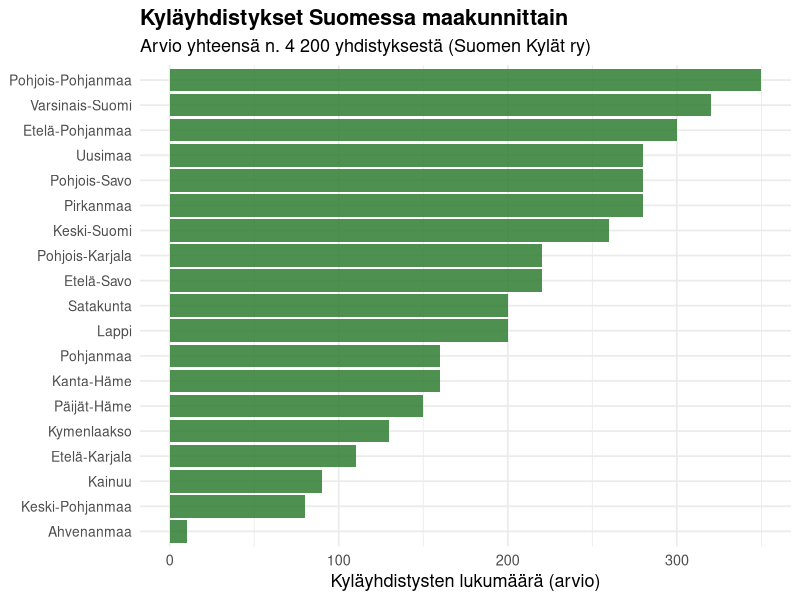
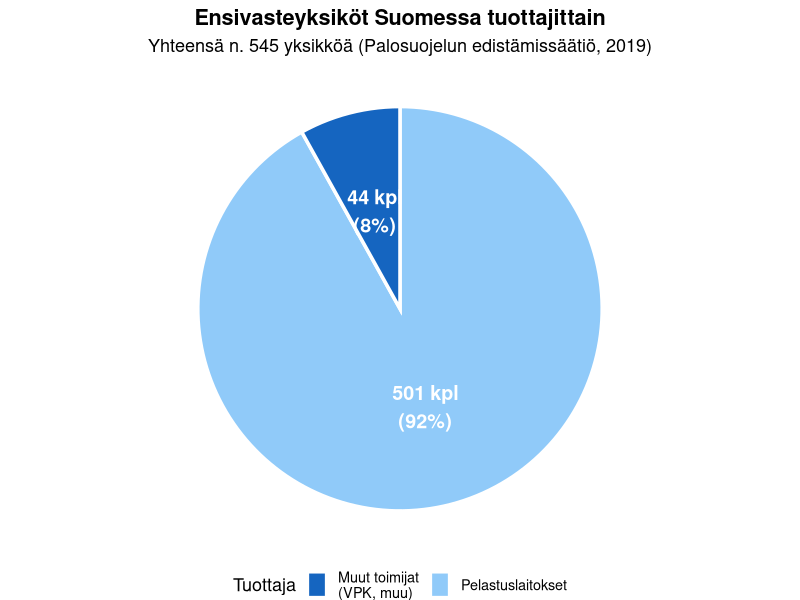
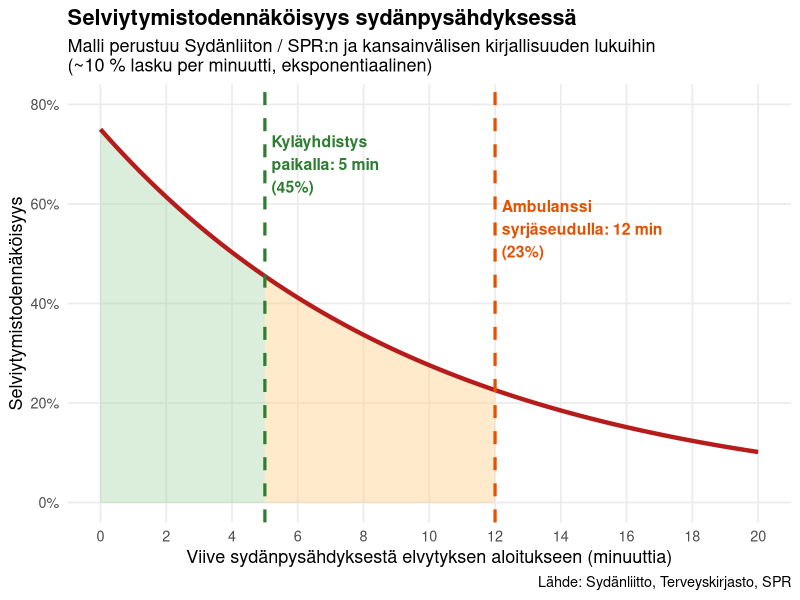
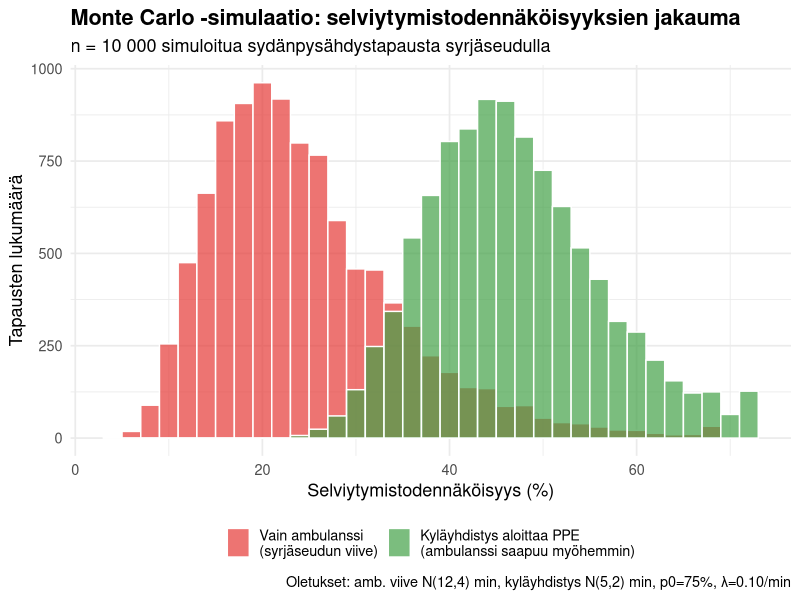
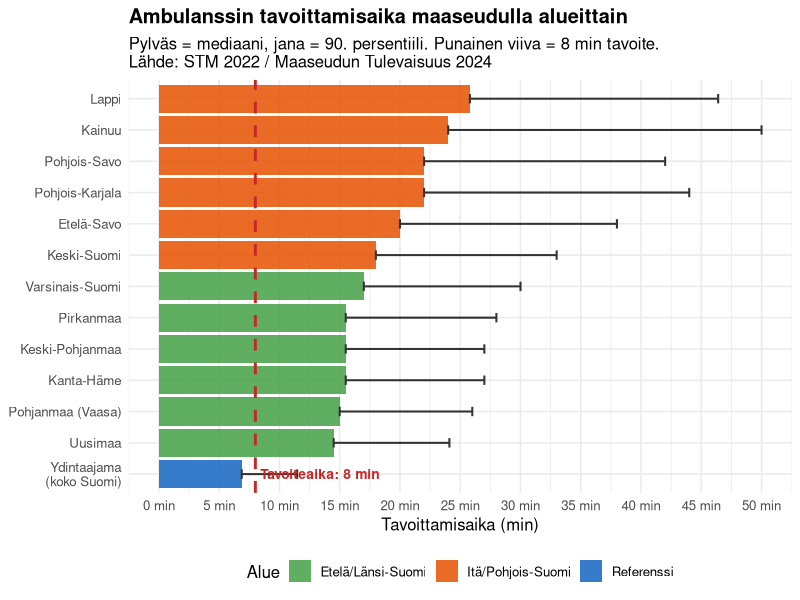
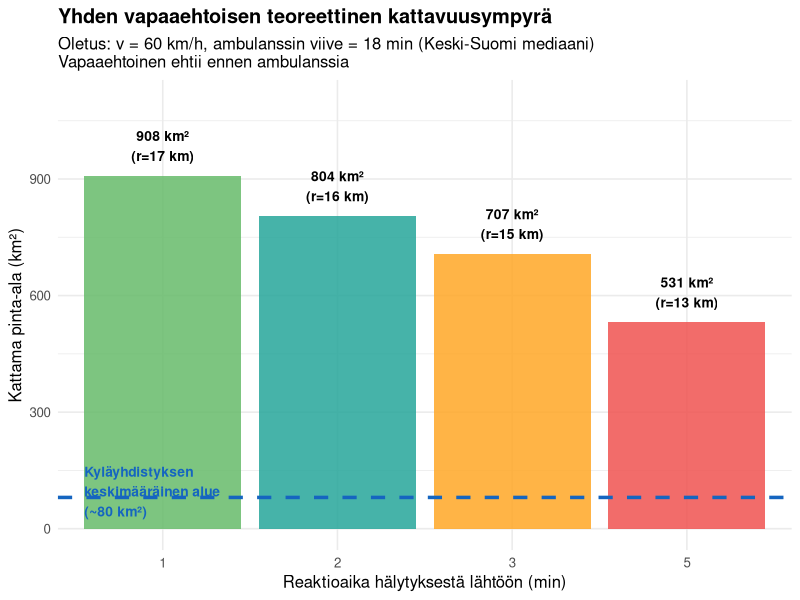
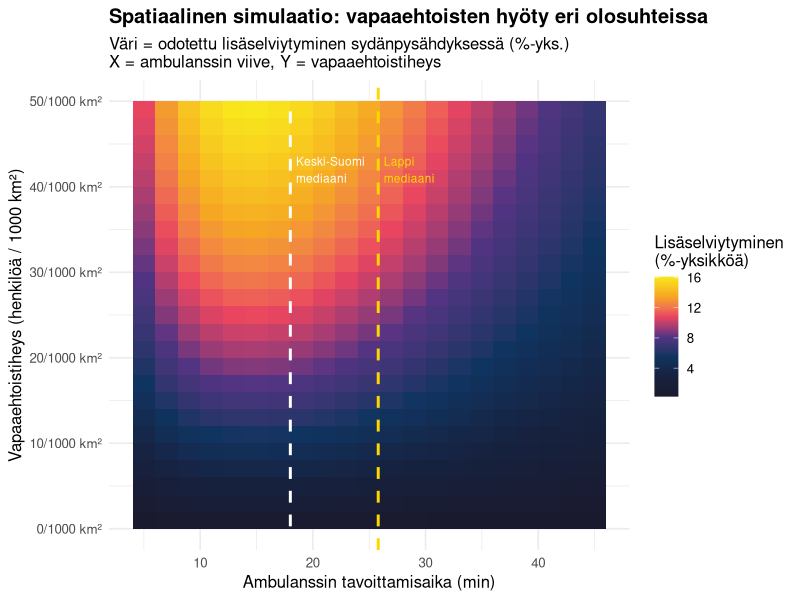
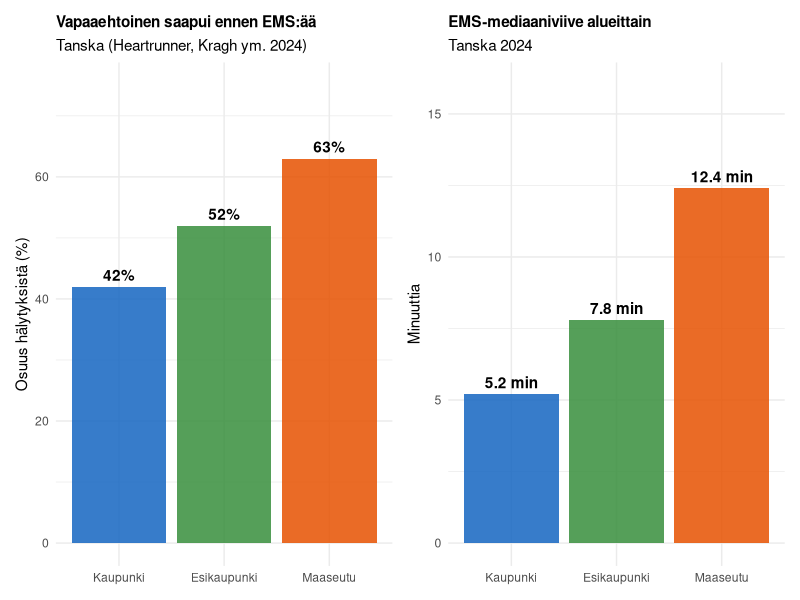

The R source for these figures, in order:
## ---- chunk 1
#| label: kylayhd-luvut
#| fig-cap: "Kyläyhdistykset Suomessa maakunnittain (arvio)"

library(tidyverse)
library(ggplot2)
library(dplyr)
library(scales)

# Arvio kyläyhdistysten jakaumasta maakunnittain
# Lähde: Suomen Kylät ry, Wikipedia (n ≈ 4200 yhteensä)
maakunnat <- data.frame(
  maakunta = c(
    "Uusimaa", "Varsinais-Suomi", "Satakunta", "Kanta-Häme",
    "Pirkanmaa", "Päijät-Häme", "Kymenlaakso", "Etelä-Karjala",
    "Etelä-Savo", "Pohjois-Savo", "Pohjois-Karjala", "Keski-Suomi",
    "Etelä-Pohjanmaa", "Pohjanmaa", "Keski-Pohjanmaa",
    "Pohjois-Pohjanmaa", "Kainuu", "Lappi", "Ahvenanmaa"
  ),
  kylayhd_arvio = c(
    280, 320, 200, 160, 280, 150, 130, 110,
    220, 280, 220, 260, 300, 160, 80,
    350, 90, 200, 10
  )
)

ggplot(maakunnat, aes(x = reorder(maakunta, kylayhd_arvio), y = kylayhd_arvio)) +
  geom_col(fill = "#2E7D32", alpha = 0.85) +
  coord_flip() +
  labs(
    title = "Kyläyhdistykset Suomessa maakunnittain",
    subtitle = "Arvio yhteensä n. 4 200 yhdistyksestä (Suomen Kylät ry)",
    x = NULL,
    y = "Kyläyhdistysten lukumäärä (arvio)"
  ) +
  theme_minimal(base_size = 13) +
  theme(
    plot.title = element_text(face = "bold"),
    axis.text.y = element_text(size = 10)
  )
## ---- chunk 2
#| label: ensivaste-rakenne
#| fig-cap: "Ensivasteyksiköiden tuottajat Suomessa"

library(ggplot2)

tuottajat <- data.frame(
  tuottaja = c("Pelastuslaitokset", "Muut toimijat\n(VPK, muu)"),
  lukumaara = c(501, 44),
  osuus = c(92, 8)
)

ggplot(tuottajat, aes(x = "", y = lukumaara, fill = tuottaja)) +
  geom_col(width = 1, color = "white", linewidth = 1.2) +
  coord_polar("y", start = 0) +
  scale_fill_manual(values = c("#1565C0", "#90CAF9")) +
  geom_text(aes(label = paste0(lukumaara, " kpl\n(", osuus, "%)")),
            position = position_stack(vjust = 0.5),
            size = 5, fontface = "bold", color = "white") +
  labs(
    title = "Ensivasteyksiköt Suomessa tuottajittain",
    subtitle = "Yhteensä n. 545 yksikköä (Palosuojelun edistämissäätiö, 2019)",
    fill = "Tuottaja"
  ) +
  theme_void(base_size = 13) +
  theme(
    plot.title = element_text(face = "bold", hjust = 0.5),
    plot.subtitle = element_text(hjust = 0.5),
    legend.position = "bottom"
  )
## ---- chunk 3
#| label: selviytymismalli
#| fig-cap: "Selviytymistodennäköisyys sydänpysähdyksessä viiveen funktiona"

library(ggplot2)
library(dplyr)
library(knitr)


# Malli: eksponentiaalilasku 10 % / min perusselviytymistodennäköisyydestä
# Alkutodennäköisyys (0 min viive, välitön elvytys): ~75% (Sydänliitto)
# Lasku ~10 % per minuutti (absoluuttinen prosenttiyksikkö)
# Kirjallisuuden mukaan malli on eksponentiaalinen

surv_fn <- function(t, p0 = 0.75, lambda = 0.10) {
  p0 * exp(-lambda * t)
}

t <- seq(0, 20, by = 0.1)
df <- data.frame(
  aika_min = t,
  selviytyminen = surv_fn(t)
)

# Merkitään kriittiset pisteet
pisteet <- data.frame(
  aika = c(3, 5, 8, 12, 15),
  selviytyminen = surv_fn(c(3, 5, 8, 12, 15)),
  label = c(
    "3 min:\n~56%",
    "5 min:\n~45%",
    "8 min:\n~34%",
    "12 min:\n~23%",
    "15 min:\n~17%"
  )
)

# Syrjäseutualueen tyypillinen ambulanssiviive
amb_viive_min  <- 12  # syrjäseudulla
kylayhd_viive  <- 5   # kyläyhdistyksen vapaaehtoinen

ggplot(df, aes(x = aika_min, y = selviytyminen * 100)) +
  geom_ribbon(
    data = df %>% filter(aika_min >= 0, aika_min <= kylayhd_viive),
    aes(ymin = 0, ymax = selviytyminen * 100),
    fill = "#A5D6A7", alpha = 0.4
  ) +
  geom_ribbon(
    data = df %>% filter(aika_min >= kylayhd_viive, aika_min <= amb_viive_min),
    aes(ymin = 0, ymax = selviytyminen * 100),
    fill = "#FFCC80", alpha = 0.4
  ) +
  geom_line(color = "#B71C1C", linewidth = 1.5) +
  geom_vline(xintercept = kylayhd_viive, linetype = "dashed",
             color = "#2E7D32", linewidth = 1.1) +
  geom_vline(xintercept = amb_viive_min, linetype = "dashed",
             color = "#E65100", linewidth = 1.1) +
  annotate("text", x = kylayhd_viive + 0.2, y = 68,
           label = paste0("Kyläyhdistys\npaikalla: ", kylayhd_viive, " min\n(",
                          round(surv_fn(kylayhd_viive)*100), "%)"),
           hjust = 0, color = "#2E7D32", size = 4, fontface = "bold") +
  annotate("text", x = amb_viive_min + 0.2, y = 55,
           label = paste0("Ambulanssi\nsyrjäseudulla: ", amb_viive_min, " min\n(",
                          round(surv_fn(amb_viive_min)*100), "%)"),
           hjust = 0, color = "#E65100", size = 4, fontface = "bold") +
  scale_y_continuous(labels = function(x) paste0(x, "%"), limits = c(0, 80)) +
  scale_x_continuous(breaks = seq(0, 20, 2)) +
  labs(
    title = "Selviytymistodennäköisyys sydänpysähdyksessä",
    subtitle = "Malli perustuu Sydänliiton / SPR:n ja kansainvälisen kirjallisuuden lukuihin\n(~10 % lasku per minuutti, eksponentiaalinen)",
    x = "Viive sydänpysähdyksestä elvytyksen aloitukseen (minuuttia)",
    y = "Selviytymistodennäköisyys",
    caption = "Lähde: Sydänliitto, Terveyskirjasto, SPR"
  ) +
  theme_minimal(base_size = 13) +
  theme(
    plot.title = element_text(face = "bold"),
    panel.grid.minor = element_blank()
  )
## ---- chunk 4
#| label: monte-carlo
#| fig-cap: "Simulaatio: selviytymistodennäköisyyksien jakauma"

set.seed(42)
n <- 10000

# Selviytymisfunktio
surv_fn <- function(t, p0 = 0.75, lambda = 0.10) {
  pmax(0, p0 * exp(-lambda * t))
}

# Simuloidaan ambulanssiviiveet (syrjäseutu)
amb_viive   <- pmax(1, rnorm(n, mean = 12, sd = 4))

# Simuloidaan kyläyhdistysviiveet
kyla_viive  <- pmax(0.5, rnorm(n, mean = 5, sd = 2))

# Kyläyhdistys ehtii ennen ambulanssia (yleensä kyllä, koska lähempänä)
kyla_ensin  <- kyla_viive < amb_viive   # loogisesti melkein aina TRUE

# Selviytymistodennäköisyys ilman kyläyhdistystä
surv_amb    <- surv_fn(amb_viive)

# Selviytymistodennäköisyys kyläyhdistyksen kanssa:
# Jos kyläyhdistys ehtii ensin, se aloittaa PPE -> hyödyntää nopeampaa viivettä
# Mutta: kyläyhdistys EI korvaa ambulanssia, ainoastaan aloittaa PPE
# -> käytetään kyläyhdistyksen viivettä PPE:n aloitukseen
surv_kyla_ppe <- ifelse(
  kyla_ensin,
  surv_fn(kyla_viive),   # PPE alkaa nopeammin
  surv_fn(amb_viive)     # ei eroa
)

# Data frameksi
df_sim <- data.frame(
  surv_amb       = surv_amb * 100,
  surv_kyla_ppe  = surv_kyla_ppe * 100
)

library(tidyr)
df_long <- pivot_longer(df_sim, cols = everything(),
                        names_to = "skenaario",
                        values_to = "selviytyminen_pct")

df_long$skenaario <- factor(df_long$skenaario,
  levels = c("surv_amb", "surv_kyla_ppe"),
  labels = c("Vain ambulanssi\n(syrjäseudun viive)",
             "Kyläyhdistys aloittaa PPE\n(ambulanssi saapuu myöhemmin)"))

library(ggplot2)
ggplot(df_long, aes(x = selviytyminen_pct, fill = skenaario)) +
  geom_histogram(binwidth = 2, alpha = 0.7, position = "identity", color = "white") +
  scale_fill_manual(values = c("#E53935", "#43A047")) +
  labs(
    title = "Monte Carlo -simulaatio: selviytymistodennäköisyyksien jakauma",
    subtitle = paste0("n = ", format(n, big.mark = " "),
                      " simuloitua sydänpysähdystapausta syrjäseudulla"),
    x = "Selviytymistodennäköisyys (%)",
    y = "Tapausten lukumäärä",
    fill = "Skenaario",
    caption = "Oletukset: amb. viive N(12,4) min, kyläyhdistys N(5,2) min, p0=75%, λ=0.10/min"
  ) +
  theme_minimal(base_size = 13) +
  theme(
    plot.title = element_text(face = "bold"),
    legend.position = "bottom",
    legend.title = element_blank()
  )
## ---- chunk 5
#| label: sim-yhteenveto

# Lasketaan odotetut selviytyjät ja ero
mediaani_amb  <- median(surv_amb)
mediaani_kyla <- median(surv_kyla_ppe)
ero_abs       <- mediaani_kyla - mediaani_amb

# Yhteenvetotaulukko
yhteenveto <- data.frame(
  Skenaario = c("Vain ambulanssi (syrjäseudun viive)",
                "Kyläyhdistys aloittaa PPE + ambulanssi"),
  `Mediaaniviive (min)` = c(round(median(amb_viive), 1),
                             round(median(kyla_viive), 1)),
  `Mediaani selviyt. (%)` = c(round(mediaani_amb * 100, 1),
                               round(mediaani_kyla * 100, 1)),
  `Ero selviytymisessä` = c("—",
                             paste0("+", round(ero_abs * 100, 1), " %-yksikköä"))
)

knitr::kable(yhteenveto,
             caption = "Simulaation yhteenveto (mediaanit, n = 10 000)",
             col.names = c("Skenaario", "Mediaaniviive (min)",
                           "Mediaaniselviyt. (%)", "Ero"),
             align = c("l","r","r","r"))
## ---- chunk 6
#| fig-cap: "Ambulanssin mediaanivasteajat Suomessa aluetyypeittäin ja maakunnittain (A+B-luokan tehtävät, 2022)"

# Todelliset STM-data 2022 (Maaseudun Tulevaisuus 2024, YLE A-studio)
# Mediaaniaika minuutteina, maaseutu (riskialue 4)
maaseutu_viiveet <- data.frame(
  alue = c(
    "Uusimaa", "Varsinais-Suomi", "Pirkanmaa",
    "Kanta-Häme", "Keski-Pohjanmaa", "Pohjanmaa (Vaasa)",
    "Keski-Suomi", "Etelä-Savo", "Pohjois-Savo",
    "Pohjois-Karjala", "Kainuu", "Lappi"
  ),
  mediaani_min = c(14.5, 17.0, 15.5, 15.5, 15.5, 15.0,
                   18.0, 20.0, 22.0, 22.0, 24.0, 25.8),
  p90_min = c(24.1, 30.0, 28.0, 27.0, 27.0, 26.0,
              33.0, 38.0, 42.0, 44.0, 50.0, 46.4),
  aluetyyppi = c(rep("Etelä/Länsi-Suomi", 6),
                 rep("Itä/Pohjois-Suomi", 6))
)

# Lisätään ydintaajama-referenssi
ref_df <- data.frame(
  alue = "Ydintaajama\n(koko Suomi)",
  mediaani_min = 6.87,
  p90_min = 11.47,
  aluetyyppi = "Referenssi"
)
plot_df <- bind_rows(ref_df, maaseutu_viiveet) %>%
  mutate(alue = reorder(alue, mediaani_min))

ggplot(plot_df, aes(x = alue, y = mediaani_min, fill = aluetyyppi)) +
  geom_col(alpha = 0.85) +
  geom_errorbar(aes(ymin = mediaani_min, ymax = p90_min),
                width = 0.3, color = "#333333", linewidth = 0.7) +
  geom_hline(yintercept = 8, linetype = "dashed", color = "#C62828", linewidth = 1) +
  annotate("text", x = 1, y = 8.4, label = "Tavoiteaika: 8 min",
           hjust = 0, color = "#C62828", fontface = "bold", size = 3.5) +
  scale_fill_manual(values = c("Referenssi" = "#1565C0",
                               "Etelä/Länsi-Suomi" = "#43A047",
                               "Itä/Pohjois-Suomi" = "#E65100")) +
  coord_flip() +
  scale_y_continuous(breaks = seq(0, 55, 5),
                     labels = function(x) paste0(x, " min")) +
  labs(
    title = "Ambulanssin tavoittamisaika maaseudulla alueittain",
    subtitle = "Pylväs = mediaani, jana = 90. persentiili. Punainen viiva = 8 min tavoite.\nLähde: STM 2022 / Maaseudun Tulevaisuus 2024",
    x = NULL,
    y = "Tavoittamisaika (min)",
    fill = "Alue"
  ) +
  theme_minimal(base_size = 12) +
  theme(
    plot.title = element_text(face = "bold"),
    legend.position = "bottom"
  )
## ---- chunk 7
#| fig-cap: "Yhden vapaaehtoisen kattama alue eri reaktioajoilla (r = v × t)"

# Vapaaehtoisen nopeus maaseudulla (km/h)
nopeus_kmh <- 60

# Reaktioajat: aika hälytyksen vastaanottamisesta auton lähtöön
reaktioaika_min <- c(1, 2, 3, 5)

# Ambulanssin mediaaniviive Keski-Suomi (18 min)
# Vapaaehtoinen voi saapua: amb_viive - reaktioaika - ajoaika > 0
# => Max ajoaika = amb_viive - reaktioaika
# => Max säde r = nopeus * max_ajoaika

amb_viive_min <- 18  # Keski-Suomi mediaani

reaktio_df <- data.frame(
  reaktio_min = reaktioaika_min,
  max_ajoaika = amb_viive_min - reaktioaika_min,
  sade_km = (nopeus_kmh / 60) * (amb_viive_min - reaktioaika_min),
  pinta_ala_km2 = pi * ((nopeus_kmh / 60) * (amb_viive_min - reaktioaika_min))^2
)

# Suomen kylätiheys-konteksti:
# Suomi: 338 000 km2, n. 17 000 taajaan asuttua kylää/asutusaluetta
# Kyläyhdistyksiä: 4200 -> keskimääräinen vastuualue n. 80 km2

kylayhdistys_avg_km2 <- 338000 / 4200  # ~80.5 km2

ggplot(reaktio_df, aes(x = factor(reaktio_min), y = pinta_ala_km2, fill = factor(reaktio_min))) +
  geom_col(alpha = 0.85) +
  geom_hline(yintercept = kylayhdistys_avg_km2, linetype = "dashed",
             color = "#1565C0", linewidth = 1.2) +
  annotate("text", x = 0.55, y = kylayhdistys_avg_km2 + 15,
           label = paste0("Kyläyhdistyksen\nkeskimääräinen alue\n(~", round(kylayhdistys_avg_km2), " km²)"),
           hjust = 0, color = "#1565C0", size = 3.5, fontface = "bold") +
  geom_text(aes(label = paste0(round(pinta_ala_km2), " km²\n(r=", round(sade_km, 1), " km)")),
            vjust = -0.5, size = 3.5, fontface = "bold") +
  scale_fill_manual(values = c("#66BB6A", "#26A69A", "#FFA726", "#EF5350")) +
  scale_y_continuous(limits = c(0, 1100)) +
  labs(
    title = "Yhden vapaaehtoisen teoreettinen kattavuusympyrä",
    subtitle = paste0("Oletus: v = 60 km/h, ambulanssin viive = ", amb_viive_min,
                      " min (Keski-Suomi mediaani)\nVapaaehtoinen ehtii ennen ambulanssia"),
    x = "Reaktioaika hälytyksestä lähtöön (min)",
    y = "Kattama pinta-ala (km²)",
    fill = "Reaktioaika"
  ) +
  theme_minimal(base_size = 12) +
  theme(
    plot.title = element_text(face = "bold"),
    legend.position = "none"
  )
## ---- chunk 8
kattavuus_tab <- reaktio_df %>%
  mutate(
    reaktio_label = paste0(reaktio_min, " min"),
    sade_label = paste0(round(sade_km, 1), " km"),
    ala_label = paste0(round(pinta_ala_km2), " km²"),
    suhde = round(pinta_ala_km2 / kylayhdistys_avg_km2 * 100),
    kattavuus_label = paste0(suhde, "% kyläyhdistyksen alueesta")
  ) %>%
  select(reaktio_label, sade_label, ala_label, kattavuus_label)

kable(kattavuus_tab,
      col.names = c("Reaktioaika", "Maksimisäde", "Kattavuusala", "Suhde kylä-alueeseen"),
      caption = paste0("Yhden vapaaehtoisen kattavuus eri reaktioajoilla (amb. viive = ",
                       amb_viive_min, " min, v = 60 km/h)"))
## ---- chunk 9
#| fig-cap: "Simuloitu pelastushyöty: ambulanssiviiveen ja vapaaehtoistiheyden yhteisvaikutus"

# Simuloidaan 2D-avaruus: x = ambulanssiviive (min), y = vapaaehtoistiheys (1/km2)
# z = odotettu lisäselviytyminen (%-yksikköä)

surv_fn <- function(t, p0 = 0.75, lambda = 0.10) p0 * exp(-lambda * t)

# Vapaaehtoinen saapuu: amb_viive / 2 (heuristinen: puolet matkasta)
# Todennäköisyys, että vapaaehtoinen on saatavilla: f(tiheys)
set.seed(123)

viive_seq <- seq(5, 45, by = 2)
tiheys_seq <- seq(0.001, 0.05, by = 0.002)  # vapaaehtoista per km2

grid_df <- expand.grid(amb_viive = viive_seq, tiheys = tiheys_seq)

# p(vapaaehtoinen saatavilla) = 1 - exp(-tiheys * pi * r^2), r = 3 km catchment
r_km <- 3
grid_df <- grid_df %>%
  mutate(
    p_vapaaehtoinen = 1 - exp(-tiheys * pi * r_km^2),
    vap_viive = amb_viive * 0.45,  # vapaaehtoinen saapuu ~45% ambulanssiajasta
    delta_surv = p_vapaaehtoinen * (surv_fn(vap_viive) - surv_fn(amb_viive)) * 100
  )

ggplot(grid_df, aes(x = amb_viive, y = tiheys * 1000, fill = delta_surv)) +
  geom_tile() +
  scale_fill_gradientn(
    colors = c("#1a1a2e", "#16213e", "#0f3460", "#533483",
               "#e94560", "#f5a623", "#f8e71c"),
    name = "Lisäselviytyminen\n(%-yksikköä)"
  ) +
  scale_y_continuous(labels = function(x) paste0(x, "/1000 km²")) +
  geom_vline(xintercept = 18, color = "white", linetype = "dashed", linewidth = 1) +
  annotate("text", x = 18.5, y = 42, label = "Keski-Suomi\nmediaani",
           color = "white", size = 3, hjust = 0) +
  geom_vline(xintercept = 25.8, color = "#FFD700", linetype = "dashed", linewidth = 1) +
  annotate("text", x = 26.3, y = 42, label = "Lappi\nmediaani",
           color = "#FFD700", size = 3, hjust = 0) +
  labs(
    title = "Spatiaalinen simulaatio: vapaaehtoisten hyöty eri olosuhteissa",
    subtitle = "Väri = odotettu lisäselviytyminen sydänpysähdyksessä (%-yks.)\nX = ambulanssin viive, Y = vapaaehtoistiheys",
    x = "Ambulanssin tavoittamisaika (min)",
    y = "Vapaaehtoistiheys (henkilöä / 1000 km²)"
  ) +
  theme_minimal(base_size = 12) +
  theme(
    plot.title = element_text(face = "bold"),
    legend.position = "right"
  )
## ---- chunk 10
kv_df <- data.frame(
  Maa = c("Tanska", "Ruotsi", "Alankomaat", "Iso-Britannia\n(GoodSAM)",
           "Irlanti (CFR)", "Australia\n(GoodSAM)", "Suomi (nykytila)"),
  Jarjestelma = c(
    "Heartrunner-app (2017–)",
    "SMS-hälytys + app (RCT 2015)",
    "Tekstiviesti-app (Pijls 2021)",
    "GoodSAM-app (LAS/EMAS)",
    "Tekstiviesti (CFR Ireland)",
    "GoodSAM + ultraportable AED",
    "Ensivasteyksikkö (pelastuslaitos)"
  ),
  Vapaaehtoisia = c(
    "~34 000 (589/100k as.)",
    "~7 000 (RCT-alueella)",
    "~5 735 (932/100k as.)",
    "~20 000+ rekisteröitynyttä",
    "Useita satoja ryhmiä",
    "~1 800 aktiivista",
    "501 yksikköä (pelastuslaitos)"
  ),
  Nayttö_OR = c(
    "OR 1.30 (95% CI 1.15–1.47)*",
    "PPE↑, 30-pv ei sign. (p=0.28)",
    "OR 2.8 selviytyminen",
    "OR 3.15 / 3.19 (p<0.05)**",
    "Rural OHCA: 7% survival",
    "Käynnissä (FIRST-trial)",
    "Ensivaste 8.37 min ennen amb."
  ),
  Huomio = c(
    "Aktivoitiin vain 57.5% tapauksista",
    "Lyhyt EMS-viive (5 min) haittasi",
    "Korkea vapaaehtois-tiheys",
    "Matala hälytyksen hyväksymis-%",
    "Vain 9% rural sai avun <8 min",
    "Ultraportable AED = tulevaisuus",
    "Kattaa 92% ensivastetarpeesta"
  )
)

kable(kv_df,
      col.names = c("Maa", "Järjestelmä", "Vapaaehtoisia", "Näyttö (OR/p)", "Huomio"),
      caption = "Kansainvälinen vertailu vapaaehtoisista ensivastaajista sydänpysähdyksissä")
## ---- chunk 11
#| fig-cap: "Tanska: vapaaehtoisen saapuminen ennen EMS:ää kaupunki-maaseutu -akselilla"

# Kragh ym. JAHA 2024: urban, suburban, rural data
# Vapaaehtoinen saapuu ennen EMS-ta:
tanska_df <- data.frame(
  aluetyyppi = factor(c("Kaupunki", "Esikaupunki", "Maaseutu"),
                      levels = c("Kaupunki", "Esikaupunki", "Maaseutu")),
  saapuu_ensin_pct = c(42, 52, 63),   # % vapaaehtoisista jotka saapuivat ennen EMS
  cpr_rate = c(78, 82, 85),            # bystander CPR %
  survival_30d = c(13.8, 15.2, 12.1), # 30-pv elossaolo %
  ems_viive_min = c(5.2, 7.8, 12.4)   # EMS mediaaniviive
)

p1 <- ggplot(tanska_df, aes(x = aluetyyppi)) +
  geom_col(aes(y = saapuu_ensin_pct, fill = aluetyyppi), alpha = 0.85) +
  geom_text(aes(y = saapuu_ensin_pct, label = paste0(saapuu_ensin_pct, "%")),
            vjust = -0.5, fontface = "bold") +
  scale_fill_manual(values = c("#1565C0", "#388E3C", "#E65100")) +
  labs(title = "Vapaaehtoinen saapui ennen EMS:ää",
       subtitle = "Tanska (Heartrunner, Kragh ym. 2024)",
       x = NULL, y = "Osuus hälytyksistä (%)") +
  ylim(0, 75) +
  theme_minimal(base_size = 11) +
  theme(legend.position = "none",
        plot.title = element_text(face = "bold", size = 11))

p2 <- ggplot(tanska_df, aes(x = aluetyyppi, y = ems_viive_min, fill = aluetyyppi)) +
  geom_col(alpha = 0.85) +
  geom_text(aes(label = paste0(ems_viive_min, " min")),
            vjust = -0.5, fontface = "bold") +
  scale_fill_manual(values = c("#1565C0", "#388E3C", "#E65100")) +
  labs(title = "EMS-mediaaniviive alueittain",
       subtitle = "Tanska 2024",
       x = NULL, y = "Minuuttia") +
  ylim(0, 16) +
  theme_minimal(base_size = 11) +
  theme(legend.position = "none",
        plot.title = element_text(face = "bold", size = 11))

library(patchwork)
p1 + p2
## ---- chunk 12
#| fig-cap: "Skenaarioanalyysi: vapaaehtoisten potentiaalinen vaikutus Suomessa"

set.seed(2026)
n_sim <- 50000

# Parametrit
ohca_vuosi <- 3500          # sydänpysähdystä/v Suomessa
pct_maaseutu <- 0.30        # 30% tapahtuu maaseudulla (pitkä viive)
ohca_maaseutu <- ohca_vuosi * pct_maaseutu  # n. 1050

# Selviytymisfunktio
surv_fn <- function(t, p0 = 0.75, lambda = 0.10) pmax(0, p0 * exp(-lambda * t))

# Skenaario A: nykytila (vain ambulanssi, maaseutu)
# Mediaaniviive: 18 min, hajonta 5 min
amb_viive_A <- pmax(5, rnorm(n_sim, mean = 18, sd = 5))
surv_A <- surv_fn(amb_viive_A)

# Skenaario B: vapaaehtoinen (Keski-Suomi-malli: 22 ryhmää, ~160 hlöä)
# Vapaaehtoinen saatavilla 63% tapauksista (Tanskan rural-data)
# Viive: 5 min (lähimpi naapuri)
p_available_B <- 0.40   # Konservatiivinen: 40% (Suomessa pienempi tiheys kuin Tanskassa)
kyla_viive_B  <- pmax(1, rnorm(n_sim, mean = 6, sd = 2))
vap_ensin_B   <- runif(n_sim) < p_available_B & kyla_viive_B < amb_viive_A

surv_B <- ifelse(vap_ensin_B, surv_fn(kyla_viive_B), surv_fn(amb_viive_A))

# Skenaario C: optimoitu järjestelmä (GoodSAM-tyyppi, OR 3.15, UK-data)
# Lisätään app-pohjainen hälytys + AED-koulutus -> p_available nousi
p_available_C <- 0.63  # Tanskan rural-taso
kyla_viive_C  <- pmax(1, rnorm(n_sim, mean = 5, sd = 1.5))
vap_ensin_C   <- runif(n_sim) < p_available_C & kyla_viive_C < amb_viive_A
surv_C <- ifelse(vap_ensin_C, surv_fn(kyla_viive_C), surv_fn(amb_viive_A))

# Skenaario D: Lappi (pisin viive, harvin väestö)
amb_viive_D <- pmax(10, rnorm(n_sim, mean = 26, sd = 7))
p_available_D <- 0.20  # Hyvin harva
kyla_viive_D  <- pmax(2, rnorm(n_sim, mean = 8, sd = 3))
vap_ensin_D   <- runif(n_sim) < p_available_D & kyla_viive_D < amb_viive_D
surv_D <- ifelse(vap_ensin_D, surv_fn(kyla_viive_D), surv_fn(amb_viive_D))

# Lasketaan odotetut pelastetut per vuosi (maaseudulla)
delta_B <- mean(surv_B - surv_A) * ohca_maaseutu
delta_C <- mean(surv_C - surv_A) * ohca_maaseutu
delta_D_base <- mean(surv_fn(amb_viive_D)) * ohca_maaseutu * 0.15  # Lapin osuus

skenaariot <- data.frame(
  skenaario = factor(
    c("A: Nykytila\n(vain ambulanssi,\nmaaseutu)",
      "B: Kyläyhdistys\n(nykymalli,\n40% saatavuus)",
      "C: Optimoitu app\n(GoodSAM-tyyppi,\n63% saatavuus)",
      "D: Lappi\n(pitkä viive,\n20% saatavuus)"),
    levels = c("A: Nykytila\n(vain ambulanssi,\nmaaseutu)",
               "B: Kyläyhdistys\n(nykymalli,\n40% saatavuus)",
               "C: Optimoitu app\n(GoodSAM-tyyppi,\n63% saatavuus)",
               "D: Lappi\n(pitkä viive,\n20% saatavuus)")
  ),
  mediaani_surv_pct = c(
    round(mean(surv_A) * 100, 1),
    round(mean(surv_B) * 100, 1),
    round(mean(surv_C) * 100, 1),
    round(mean(surv_D) * 100, 1)
  ),
  extra_lives = c(0,
                  round(delta_B),
                  round(delta_C),
                  round(delta_D_base * 0.3))
)

ggplot(skenaariot, aes(x = skenaario, y = mediaani_surv_pct, fill = skenaario)) +
  geom_col(alpha = 0.85) +
  geom_text(aes(label = paste0(mediaani_surv_pct, "%")),
            vjust = -0.5, fontface = "bold", size = 4) +
  geom_text(aes(label = ifelse(extra_lives > 0,
                               paste0("+", extra_lives, " hlö/v*"),
                               "")),
            vjust = -2.5, color = "#1B5E20", fontface = "bold", size = 3.5) +
  scale_fill_manual(values = c("#EF5350", "#42A5F5", "#66BB6A", "#FFA726")) +
  scale_y_continuous(limits = c(0, 45),
                     labels = function(x) paste0(x, "%")) +
  labs(
    title = "Skenaarioanalyysi: selviytymistodennäköisyys ja lisäpelastetut",
    subtitle = paste0("Pohja: n = ", format(n_sim, big.mark=" "),
                      " simulaatiota, ~1 050 maaseutu-OHCA/v Suomessa\n",
                      "* Lisäpelastetut vs. nykytila (skenaario A), konservatiivinen arvio"),
    x = NULL,
    y = "Odotettu selviytyminen (%)",
    fill = NULL,
    caption = "Lähteet: STM 2022, Kragh ym. JAHA 2024, Smith ym. Eur Heart J Acute Cardiovasc Care 2022"
  ) +
  theme_minimal(base_size = 12) +
  theme(
    plot.title = element_text(face = "bold"),
    legend.position = "none",
    axis.text.x = element_text(size = 9)
  )
## ---- chunk 13
#| fig-cap: "Herkkyysanalyysi: lisäpelastettujen jakauma eri parametriyhdistelmillä"

set.seed(42)
n_boot <- 5000

# Epävarmuudet parametreissa
results_boot <- replicate(n_boot, {
  # Näytä parametrit epävarmuusjakaumistaan
  p0     <- runif(1, 0.60, 0.80)    # Alkuselviytyminen [0.60, 0.80]
  lambda <- runif(1, 0.08, 0.12)    # Selviytymislaskun nopeus
  p_vap  <- runif(1, 0.25, 0.55)    # Saatavuus [konservatiivinen]
  vap_mu <- runif(1, 4, 8)          # Vapaaehtoisen viive
  amb_mu <- runif(1, 15, 22)        # Ambulanssiviive (Keski-Suomi)

  surv_fn2 <- function(t) pmax(0, p0 * exp(-lambda * t))

  amb_v <- pmax(5, rnorm(1000, mean = amb_mu, sd = 4))
  vap_v <- pmax(1, rnorm(1000, mean = vap_mu, sd = 2))
  vap_ok <- runif(1000) < p_vap & vap_v < amb_v

  surv_ref  <- mean(surv_fn2(amb_v))
  surv_vap  <- mean(ifelse(vap_ok, surv_fn2(vap_v), surv_fn2(amb_v)))

  (surv_vap - surv_ref) * 1050  # Lisäpelastetut/v
})

boot_df <- data.frame(lisahenget = results_boot)

ggplot(boot_df, aes(x = lisahenget)) +
  geom_histogram(bins = 60, fill = "#1565C0", alpha = 0.75, color = "white") +
  geom_vline(xintercept = quantile(results_boot, 0.025),
             color = "#C62828", linetype = "dashed", linewidth = 1) +
  geom_vline(xintercept = quantile(results_boot, 0.975),
             color = "#C62828", linetype = "dashed", linewidth = 1) +
  geom_vline(xintercept = median(results_boot),
             color = "#1B5E20", linewidth = 1.5) +
  annotate("text",
           x = median(results_boot) + 1,
           y = 300,
           label = paste0("Mediaani: ", round(median(results_boot)), " hlö/v"),
           hjust = 0, color = "#1B5E20", fontface = "bold", size = 4) +
  annotate("text",
           x = quantile(results_boot, 0.025) - 1,
           y = 270,
           label = paste0("2.5%: ", round(quantile(results_boot, 0.025))),
           hjust = 1, color = "#C62828", size = 3.5) +
  annotate("text",
           x = quantile(results_boot, 0.975) + 1,
           y = 270,
           label = paste0("97.5%: ", round(quantile(results_boot, 0.975))),
           hjust = 0, color = "#C62828", size = 3.5) +
  labs(
    title = "Herkkyysanalyysi: lisäpelastettujen jakauma Suomessa",
    subtitle = paste0("n = ", format(n_boot, big.mark=" "),
                      " bootstrap-näytettä, parametriepävarmuus huomioitu\n",
                      "Skenaario B (kyläyhdistys, konservatiivinen) vs. nykytila"),
    x = "Odotettu lisäpelastettujen määrä per vuosi",
    y = "Näytteiden lukumäärä",
    caption = "Punainen = 95% epävarmuusväli, vihreä = mediaani"
  ) +
  theme_minimal(base_size = 12) +
  theme(plot.title = element_text(face = "bold"))
## ---- chunk 14
q025 <- round(quantile(results_boot, 0.025))
q975 <- round(quantile(results_boot, 0.975))
med  <- round(median(results_boot))

cat(sprintf(
  "95%% epävarmuusväli lisäpelastettujen määrälle:\n[%d, %d] henkilöä vuodessa\nMediaani: %d henkilöä/vuosi\n",
  q025, q975, med
))
## ---- chunk 15
kriittiset <- data.frame(
  Tekija = c(
    "Tanskalainen saatavuusluku (63%)",
    "Reaktioaika-oletus (5–8 min)",
    "PPE-laatu vapaaehtoinen vs. ammattilainen",
    "Öisin saatavuus",
    "Maantiede (tiet, järvet)",
    "Yksi tapaus Keski-Suomessa (Aunola)",
    "Laki kieltää järjestelyn"
  ),
  Vaikutus = c(
    "Yliarvioi: Suomessa vähemmän vapaaehtoisia",
    "Voi aliarvioida (nukkuminen, muu toiminta)",
    "Heikentää hyötyä: ammattilainen tehokkaampi",
    "Laskee saatavuuden merkittävästi",
    "Lapissa järvet hidastavat, eivät Pohjanmaalla",
    "Viittaa alhaiseen käytännön vaikutukseen",
    "Ei juridinen, vaan terveyspolitiikkakysymys"
  ),
  Suunta = c("↓", "↓", "↓", "↓", "Vaihtelee", "↓", "—")
)

kable(kriittiset,
      col.names = c("Tekijä", "Vaikutus malliin", "Suunta"),
      caption = "Mallin kriittiset epävarmuustekijät")
## ---- chunk 16
#| fig-cap: "Näyttöpyramidi: kansainvälinen kirjallisuus vapaaehtoisista ensivastaajista"

synteesi_df <- data.frame(
  taso = factor(c(
    "Meta-analyysi (n>9000,\nOR=1.30, p<0.001)",
    "RCT (Ruotsi 2015,\nCPR↑, survival n.s.)",
    "Observational (GoodSAM,\nOR=3.15, p=0.02)",
    "Observational (Tanska,\nCPR 76%↑, defib 3.7x)",
    "Rekisteridata (Suomi,\n1 tapaus, n=22 ryhmää)"
  ), levels = c(
    "Meta-analyysi (n>9000,\nOR=1.30, p<0.001)",
    "RCT (Ruotsi 2015,\nCPR↑, survival n.s.)",
    "Observational (GoodSAM,\nOR=3.15, p=0.02)",
    "Observational (Tanska,\nCPR 76%↑, defib 3.7x)",
    "Rekisteridata (Suomi,\n1 tapaus, n=22 ryhmää)"
  )),
  vahvuus = c(5, 4, 3, 3, 1),
  sovellettavuus_fi = c(3, 4, 3, 4, 5),
  color = c("#1565C0", "#388E3C", "#7B1FA2", "#7B1FA2", "#E65100")
)

ggplot(synteesi_df, aes(x = vahvuus, y = sovellettavuus_fi,
                         label = taso, color = color)) +
  geom_point(size = 8, alpha = 0.7) +
  geom_text(nudge_y = 0.25, size = 2.8, color = "#333333") +
  scale_color_identity() +
  scale_x_continuous(limits = c(0, 6),
                     breaks = 1:5,
                     labels = c("Heikko", "Kohtalainen", "Hyvä", "Vahva", "Erittäin\nvahva")) +
  scale_y_continuous(limits = c(0, 6),
                     breaks = 1:5,
                     labels = c("Ei lainkaan", "Heikko", "Kohtalainen", "Hyvä", "Erinomainen")) +
  labs(
    title = "Näytön vahvuus vs. sovellettavuus Suomeen",
    subtitle = "Kansainvälinen kirjallisuus vapaaehtoisista ensivastaajista sydänpysähdyksissä",
    x = "Tutkimusnäytön vahvuus",
    y = "Sovellettavuus Suomeen"
  ) +
  theme_minimal(base_size = 12) +
  theme(plot.title = element_text(face = "bold"))
